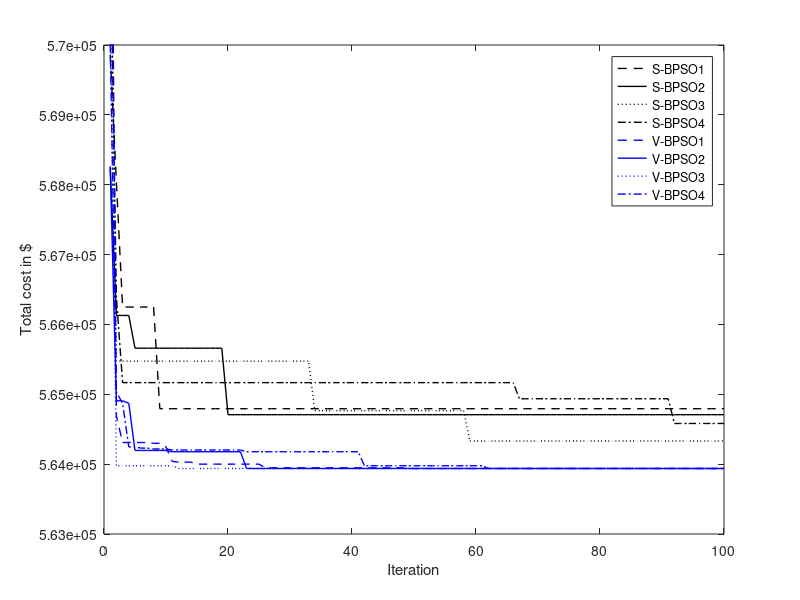
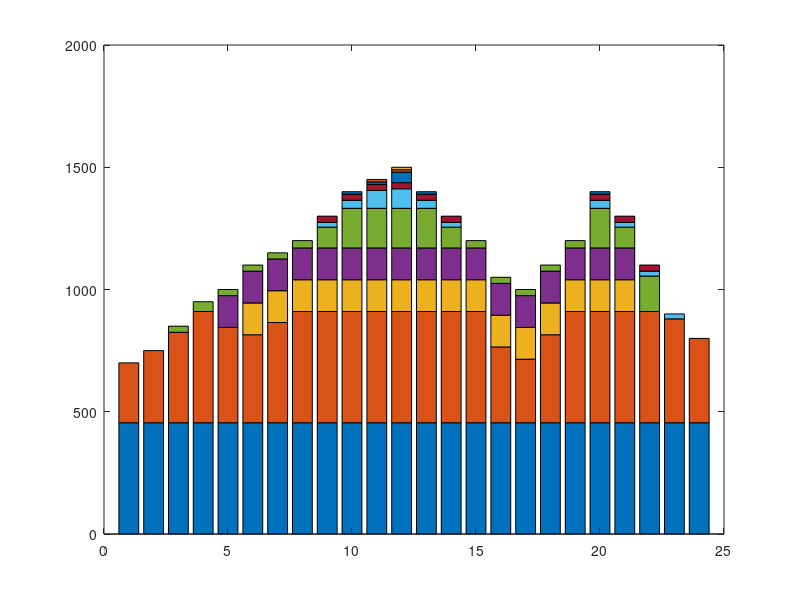

Reproduce these figures in MATLAB, in order. (Note: this script raises an error after producing the figures.)
%%%%%%%%%%%%Graphing best results by VS-BPSO%%%%%%%%%%%%%%%%%%%%%%%%%%%%%%%

%%%%%%%%%%%%%%%%%%%%%%%%%%%%%%%%%%%%%%%%%%%%%%%%%%%%%%%%%%%%%%%%%%%%%%%%%%%
%%%%%%%%%%%%%%%%%%%%%%%%%%%%%%%%%%%%%%%%%%%%%%%%%%%%%%%%%%%%%%%%%%%%%%%%%%%
%%%%%%%%%%%%%%%%%%%%%%%%%%%%%%%%%%%%%%%%%%%%%%%%%%%%%%%%%%%%%%%%%%%%%%%%%%%

%%%%%CASE I
%%%%Convergence behavior per velocity mapping function
load('S1.mat')
load('S2.mat')
load('S3.mat')
load('S4.mat')
load('V1.mat')
load('V2.mat')
load('V3.mat')
load('V4.mat')
load('LOAD_DEMAND.mat')
load('P_SOL_stacked.mat');

%%%%Plotting the results 
%%%%Convergence results 
figure(1)
plot(S1(:),'k','LineStyle','--','LineWidth',1);
hold on 
plot(S2(:),'k','LineStyle','-','LineWidth',1);
plot(S3(:),'k','LineStyle',':','LineWidth',1);
plot(S4(:),'k','LineStyle','-.','LineWidth',1);
plot(V1(:),'b','LineStyle','--','LineWidth',1);
plot(V2(:),'b','LineStyle','-','LineWidth',1);
plot(V3(:),'b','LineStyle',':','LineWidth',1);
plot(V4(:),'b','LineStyle','-.','LineWidth',1);
hold off

ylim([563000,570000])
xlabel('Iteration');
ylabel('Total cost in $');

legend('S-BPSO1','S-BPSO2', 'S-BPSO3','S-BPSO4','V-BPSO1','V-BPSO2','V-BPSO3','V-BPSO4')

%%%%Output power results 
figure(2)
bar(P_SOL_stacked','stacked')
colormap parula
hold on
plot(P_D(:),'k','LineStyle','-','LineWidth',1.5);
hold off
set(gca,'XTick',1:24);
ylim([0,1800])
xlabel('Hour');
ylabel('Output power (MW)');
legend('Unit 1','Unit 2', 'Unit 3','Unit 4','Unit 5','Unit 6','Unit 7','Unit 8','Unit 9','Unit 10', 'Load demand','Location','eastoutside','Orientation','Vertical')

%%%%%%%%%%%%%%%%%%%%%%%%%%%%%%%%%%%%%%%%%%%%%%%%%%%%%%%%%%%%%%%%%%%%%%%%%%%
%%%%%%%%%%%%%%%%%%%%%%%%%%%%%%%%%%%%%%%%%%%%%%%%%%%%%%%%%%%%%%%%%%%%%%%%%%%
%%%%%%%%%%%%%%%%%%%%%%%%%%%%%%%%%%%%%%%%%%%%%%%%%%%%%%%%%%%%%%%%%%%%%%%%%%%

%%%%%CASE II
%%%%Convergence behavior for VBPSO3 
load('V3_RR.mat')
load('P_SOL_OPT_RR');

U5_BC=P_SOL_stacked(5,:);
U5_RR=P_SOL_OPT_RR(5,:);
B_PLT=[U5_BC;U5_RR];

sz_BLT=numel(B_PLT);

for i=1:sz_BLT
   if B_PLT(i)==0
       B_PLT(i)=1;
   end
end

%%%%Convergence results 
figure(3)
plot(V3_RR(:),'b','LineStyle','-.','LineWidth',3);
ylim([564500,570000])
xlabel('Iteration');
ylabel('Total cost in $');

%%%%Output power results 
figure(4)
c = categorical({'Case I','Case II'});
bar(c,B_PLT)
ylabel('Output power (MW)');

xlabel('Cases');

legend('H1','H2', 'H3','H4','H5','H6','H7','H8','H9','H10', 'H11','H12','H13', 'H14','H15','H16','H17','H18','H19','H20','H21', 'H22','H23', 'H24','Location','eastoutside','Orientation','Vertical')

%%%%%%%%%%%%%%%%%%%%%%%%%%%%%%%%%%%%%%%%%%%%%%%%%%%%%%%%%%%%%%%%%%%%%%%%%%%
%%%%%%%%%%%%%%%%%%%%%%%%%%%%%%%%%%%%%%%%%%%%%%%%%%%%%%%%%%%%%%%%%%%%%%%%%%%
%%%%%%%%%%%%%%%%%%%%%%%%%%%%%%%%%%%%%%%%%%%%%%%%%%%%%%%%%%%%%%%%%%%%%%%%%%%

%%%%%CASE III
load('V3_EM.mat')
load('P_SOL_OPT_EM');
load('EM.mat')

%%%%Convergence behavior for VBPSO3 
figure(5) 
plot(V3_EM(:),'b','LineStyle','--','LineWidth',2);
xlabel('Iteration');
ylabel('Total Emission in TON');
legend('Emissions for case III')
title('Case III');

%%%%Output power & emission results 
figure(6) 
plot(EM(:),'r','LineStyle','-.','LineWidth',1);
xlabel('Iteration');
ylabel('Total Emission in TON');
title('Case I');
legend('Emissions for case I','Location','northwest')

%%%%%%%%%%%%%%%%%%%%%%%%%%%%%%%%%%%%%%%%%%%%%%%%%%%%%%%%%%%%%%%%%%%%%%%%%%%
%%%%%%%%%%%%%%%%%%%%%%%%%%%%%%%%%%%%%%%%%%%%%%%%%%%%%%%%%%%%%%%%%%%%%%%%%%%
%%%%%%%%%%%%%%%%%%%%%%%%%%%%%%%%%%%%%%%%%%%%%%%%%%%%%%%%%%%%%%%%%%%%%%%%%%%

%%%%%CASE IV
%%%%Convergence behavior for VBPSO3 
load('V3_DR.mat');
load('PDR_OPT.mat');
load('P_D_DR.mat');

figure(7)
plot(V3_DR(:),'m','LineStyle','-.','LineWidth',3);
ylim([502000,520000])
xlabel('Iteration');
ylabel('Total cost in $');

%%%%Load Demand
figure(8)
% plot(P_D_DR(:),'k','LineStyle','-','LineWidth',2);
hold on
plot(P_D(:),'r','LineStyle','-','LineWidth',1.5);
SR=P_D(:)+0.10*P_D(:);
plot(SR,'m','LineStyle','-.','LineWidth',1.5);
hold off
set(gca,'XTick',1:24);
ylim([600,1750])
xlabel('Hour');
ylabel('Load Demand (MW)');
% legend('DR-Load demand','Original Load Demand','Location','south','Orientation','Horizontal')
legend('Load Demand','Spinning Reserve requirement','Location','southoutside','Orientation','Horizontal')

%%%%Output power results 
figure(9)
bar(PDR_OPT','stacked')
colormap parula
hold on
plot(P_D_DR(:),'k','LineStyle','-','LineWidth',2);
plot(P_D(:),'r','LineStyle','-','LineWidth',1.5);
hold off
set(gca,'XTick',1:24);
ylim([0,1800])
xlabel('Hour');
ylabel('Output power (MW)');
legend('Unit 1','Unit 2', 'Unit 3','Unit 4','Unit 5','Unit 6','Unit 7','Unit 8','Unit 9','Unit 10', 'DR-Load demand','Original Load Demand','Location','eastoutside','Orientation','Vertical')

%%%%%%%%%%%%%%%%%%%%%%%%%%%%%%%%%%%%%%%%%%%%%%%%%%%%%%%%%%%%%%%%%%%%%%%%%%%
%%%%%%%%%%%%%%%%%%%%%%%%%%%%%%%%%%%%%%%%%%%%%%%%%%%%%%%%%%%%%%%%%%%%%%%%%%%
%%%%%%%%%%%%%%%%%%%%%%%%%%%%%%%%%%%%%%%%%%%%%%%%%%%%%%%%%%%%%%%%%%%%%%%%%%%

%%%%%CASE V
load('C_26_OPTTTT.mat');
load('P_SOL_OPT_26_OPTTTTT.mat');
load('P_D_26.mat')

%%%%Convergence behavior for VBPSO3 
figure(10)
plot(C26_OPTTTT(:),'b','LineStyle','-.','LineWidth',3);
ylim([760000,790000])
xlabel('Iteration');
ylabel('Total cost in $');

%%%Output power results 
figure(11)
bar(P_SOL_26_OPTTTTT,'stacked')
colormap parula
hold on
plot(P_D_26(:),'k','LineStyle','-','LineWidth',1.5);
hold off
set(gca,'XTick',1:24);
ylim([0,2900])
xlabel('Hour');
ylabel('Output power (MW)');

legend('U1','U2','U3','U4','U5','U6','U7','U8','U9','U10', 'U11','U12','U13', 'U14','U15','U16','U17','U18','U19','U20','U21','U22','U23','U24','U25','U26','Load Demand','Location','eastoutside','Orientation','Vertical')


%%%%Load Demand
figure(12)
hold on
plot(P_D_26(:),'r','LineStyle','-','LineWidth',1.5);
SR=P_D_26(:)+0.05*P_D_26(:);
plot(SR,'m','LineStyle','-.','LineWidth',1.5);
hold off
set(gca,'XTick',1:24);
ylim([1700,3100])
xlabel('Hour');
ylabel('Load Demand (MW)');
% legend('DR-Load demand','Original Load Demand','Location','south','Orientation','Horizontal')
legend('Load Demand','Spinning Reserve requirement','Location','southoutside','Orientation','Horizontal')